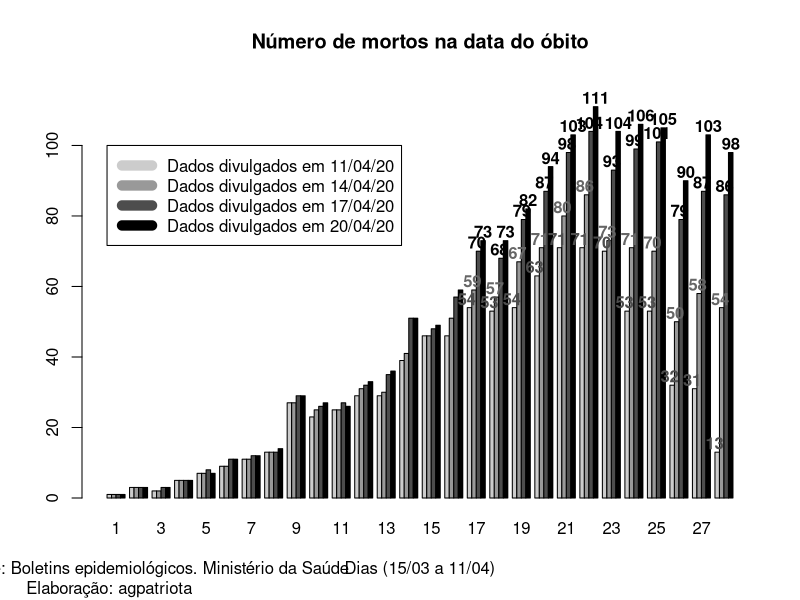

Reproduce this figure in R.
#https://noticias.uol.com.br/saude/ultimas-noticias/redacao/2020/04/12/brasil-ja-pode-ter-cerca-de-2-mil-mortes-por-covid-19-entenda.htm
#https://cidadeverde.com/coronavirus/105909/brasil-bate-recorde-e-registra-204-novas-mortes-por-coronavirus-em-24-horas
#https://www.saude.gov.br/boletins-epidemiologicos


#Data:
Obitos.11=c(1,3,2,5,7,9,11,13,27,23,25,29,29,39,46,46,54,53,54,63,71,71,70,53,53,32,31,13, NA, NA, NA )
Obitos.14=c(1,3,2,5,7,9,11,13,27,25,25,31,30,41,46,51,59,57,67,71,80,86,73,71,70,50,58,54,57,37,5)
Obitos.17=c(1,3,3,5,8,11,12,13,29,26,27,32,35,51,48,57,70,68,79,87,98,104,93,99,101,79,87,86,101,96,70)
Obitos.20=c(1,3,3,5,7,11,12,14,29,27,26,33,36,51,49,59,73,73,82,94,103,111,104,106,105,90,103,98,114,113,93)

jpeg("Figs/Obitos.11.14.17.jpg", width = 1384, height = 500)
Dias = as.Date(0:30, origin = "15-03-20", "%d-%m-%y")
bb = barplot(cbind(Obitos.11, Obitos.14, Obitos.17, Obitos.20)~c(1:length(Obitos.14)), beside = TRUE, main="Número de mortos na data do óbito",col=c("gray80", "gray60", "gray30", "black"), xlab="Dias (15/03 a 11/04)", ylim=c(0,max(c(Obitos.11, Obitos.14, Obitos.17, Obitos.20), na.rm=T)+4))
legend(1,100, c("Dados divulgados em 11/04/20","Dados divulgados em 14/04/20","Dados divulgados em 17/04/20","Dados divulgados em 20/04/20"), col=c("gray80", "gray60", "gray30", "black"), lwd=10)
text(bb[1,17:28]-0.6, Obitos.11[17:28]+2.5, Obitos.11[17:28], col="gray30", font=2)
text(bb[2,17:28]-0.4, Obitos.14[17:sum(!is.na(Obitos.11))]+2.5, Obitos.14[17:sum(!is.na(Obitos.11))], col="gray40", font=2)
text(bb[3,17:28]-0.4, Obitos.17[17:sum(!is.na(Obitos.11))]+2.5, Obitos.17[17:sum(!is.na(Obitos.11))], col="black", font=2)
text(bb[4,17:28], Obitos.20[17:sum(!is.na(Obitos.11))]+2.5, Obitos.20[17:sum(!is.na(Obitos.11))], col="black", font=2)
mtext("Fonte: Boletins epidemiológicos. Ministério da Saúde",1,at = bb[1,3],line=3)
mtext("Elaboração: agpatriota",1,at = bb[1,1],line=4)
dev.off()


